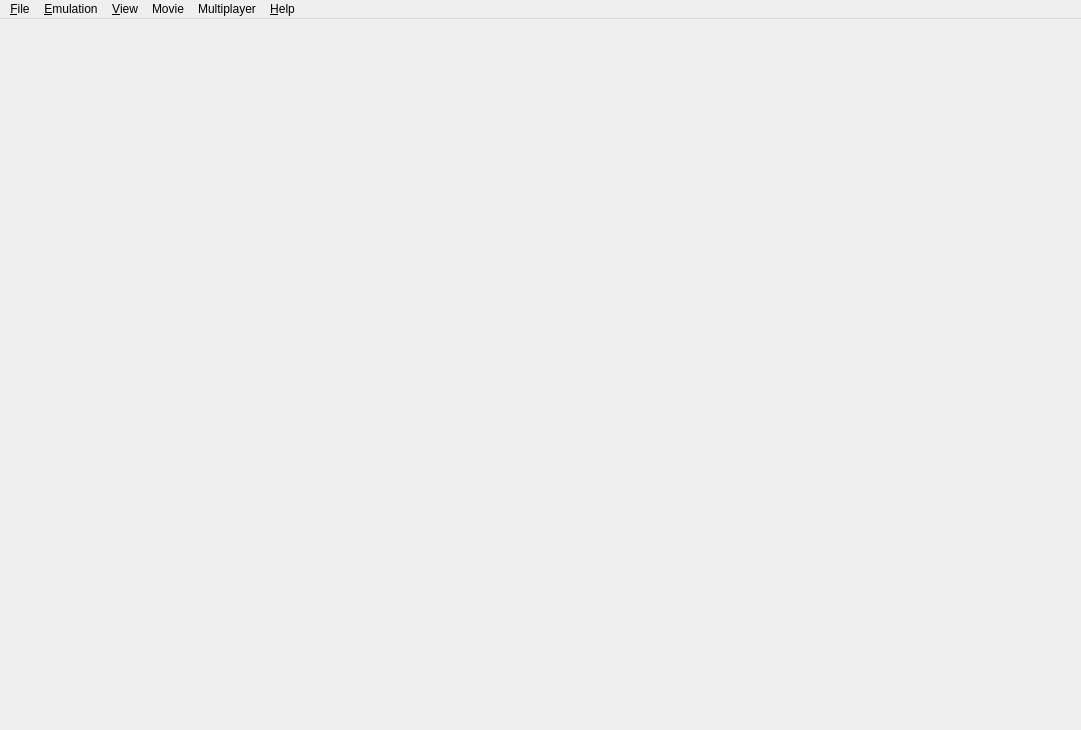
<?xml version="1.0" encoding="UTF-8"?>
<ui version="4.0">
 <class>MainWindow</class>
 <widget class="QMainWindow" name="MainWindow">
  <property name="geometry">
   <rect>
    <x>0</x>
    <y>0</y>
    <width>1081</width>
    <height>730</height>
   </rect>
  </property>
  <property name="windowTitle">
   <string>Citra</string>
  </property>
  <property name="windowIcon">
   <iconset>
    <normaloff>src/pcafe/res/icon3_64x64.ico</normaloff>src/pcafe/res/icon3_64x64.ico</iconset>
  </property>
  <property name="tabShape">
   <enum>QTabWidget::Rounded</enum>
  </property>
  <property name="dockNestingEnabled">
   <bool>true</bool>
  </property>
  <widget class="QWidget" name="centralwidget">
   <layout class="QHBoxLayout" name="horizontalLayout">
    <property name="leftMargin">
     <number>0</number>
    </property>
    <property name="topMargin">
     <number>0</number>
    </property>
    <property name="rightMargin">
     <number>0</number>
    </property>
    <property name="bottomMargin">
     <number>0</number>
    </property>
   </layout>
  </widget>
  <widget class="QMenuBar" name="menubar">
   <property name="geometry">
    <rect>
     <x>0</x>
     <y>0</y>
     <width>1081</width>
     <height>21</height>
    </rect>
   </property>
   <widget class="QMenu" name="menu_File">
    <property name="title">
     <string>&amp;File</string>
    </property>
    <widget class="QMenu" name="menu_recent_files">
     <property name="title">
      <string>Recent Files</string>
     </property>
    </widget>
    <addaction name="action_Load_File"/>
    <addaction name="action_Install_CIA"/>
    <addaction name="separator"/>
    <addaction name="action_Select_Game_List_Root"/>
    <addaction name="menu_recent_files"/>
    <addaction name="separator"/>
    <addaction name="action_Exit"/>
   </widget>
   <widget class="QMenu" name="menu_Emulation">
    <property name="title">
     <string>&amp;Emulation</string>
    </property>
    <addaction name="action_Start"/>
    <addaction name="action_Pause"/>
    <addaction name="action_Stop"/>
    <addaction name="separator"/>
    <addaction name="action_Configure"/>
    <addaction name="action_Cheats"/>
    <addaction name="action_Cheat_Search"/>
    <addaction name="action_Control_Panel"/>
   </widget>
   <widget class="QMenu" name="menu_View">
    <property name="title">
     <string>&amp;View</string>
    </property>
    <widget class="QMenu" name="menu_Screen_Layout">
     <property name="title">
      <string>Screen Layout</string>
     </property>
     <addaction name="action_Screen_Layout_Default"/>
     <addaction name="action_Screen_Layout_Single_Screen"/>
     <addaction name="action_Screen_Layout_Large_Screen"/>
     <addaction name="action_Screen_Layout_Side_by_Side"/>
     <addaction name="separator"/>
     <addaction name="action_Screen_Layout_Swap_Screens"/>
    </widget>
    <addaction name="action_Fullscreen"/>
    <addaction name="action_Single_Window_Mode"/>
    <addaction name="menu_Screen_Layout"/>
    <addaction name="separator"/>
    <addaction name="action_Display_Dock_Widget_Headers"/>
    <addaction name="action_Show_Filter_Bar"/>
    <addaction name="action_Show_Status_Bar"/>
   </widget>
   <widget class="QMenu" name="menu_Multiplayer">
    <property name="enabled">
     <bool>true</bool>
    </property>
    <property name="title">
     <string>Multiplayer</string>
    </property>
    <addaction name="action_View_Lobby"/>
    <addaction name="action_Start_Room"/>
    <addaction name="action_Stop_Room"/>
    <addaction name="action_Connect_To_Room"/>
    <addaction name="separator"/>
    <addaction name="action_Chat"/>
   </widget>
   <widget class="QMenu" name="menu_Help">
    <property name="title">
     <string>&amp;Help</string>
    </property>
    <addaction name="action_Check_For_Updates"/>
    <addaction name="action_Open_Maintenance_Tool"/>
    <addaction name="separator"/>
    <addaction name="action_Report_Compatibility"/>
    <addaction name="separator"/>
    <addaction name="action_FAQ"/>
    <addaction name="action_About"/>
   </widget>
   <widget class="QMenu" name="menu_Movie">
    <property name="title">
     <string>Movie</string>
    </property>
    <addaction name="action_Record"/>
    <addaction name="action_Play"/>
   </widget>
   <addaction name="menu_File"/>
   <addaction name="menu_Emulation"/>
   <addaction name="menu_View"/>
   <addaction name="menu_Movie"/>
   <addaction name="menu_Multiplayer"/>
   <addaction name="menu_Help"/>
  </widget>
  <action name="action_Load_File">
   <property name="text">
    <string>Load File...</string>
   </property>
  </action>
  <action name="action_Install_CIA">
   <property name="text">
    <string>Install CIA...</string>
   </property>
  </action>
  <action name="action_Load_Symbol_Map">
   <property name="text">
    <string>Load Symbol Map...</string>
   </property>
  </action>
  <action name="action_Exit">
   <property name="text">
    <string>E&amp;xit</string>
   </property>
  </action>
  <action name="action_Start">
   <property name="enabled">
    <bool>false</bool>
   </property>
   <property name="text">
    <string>&amp;Start</string>
   </property>
  </action>
  <action name="action_Pause">
   <property name="enabled">
    <bool>false</bool>
   </property>
   <property name="text">
    <string>&amp;Pause</string>
   </property>
  </action>
  <action name="action_Stop">
   <property name="enabled">
    <bool>false</bool>
   </property>
   <property name="text">
    <string>&amp;Stop</string>
   </property>
  </action>
  <action name="action_FAQ">
   <property name="text">
    <string>FAQ</string>
   </property>
  </action>
  <action name="action_About">
   <property name="text">
    <string>About Citra</string>
   </property>
  </action>
  <action name="action_Single_Window_Mode">
   <property name="checkable">
    <bool>true</bool>
   </property>
   <property name="text">
    <string>Single Window Mode</string>
   </property>
  </action>
  <action name="action_Configure">
   <property name="text">
    <string>Configure...</string>
   </property>
  </action>
  <action name="action_Cheats">
   <property name="text">
    <string>Cheats...</string>
   </property>
  </action>
  <action name="action_Display_Dock_Widget_Headers">
   <property name="checkable">
    <bool>true</bool>
   </property>
   <property name="text">
    <string>Display Dock Widget Headers</string>
   </property>
  </action>
  <action name="action_Show_Filter_Bar">
   <property name="checkable">
    <bool>true</bool>
   </property>
   <property name="text">
    <string>Show Filter Bar</string>
   </property>
  </action>
  <action name="action_Show_Status_Bar">
   <property name="checkable">
    <bool>true</bool>
   </property>
   <property name="text">
    <string>Show Status Bar</string>
   </property>
  </action>
  <action name="action_Select_Game_List_Root">
   <property name="text">
    <string>Select Game Directory...</string>
   </property>
   <property name="toolTip">
    <string>Selects a folder to display in the game list</string>
   </property>
  </action>
  <action name="action_Create_Pica_Surface_Viewer">
   <property name="text">
    <string>Create Pica Surface Viewer</string>
   </property>
  </action>
  <action name="action_View_Lobby">
   <property name="enabled">
    <bool>true</bool>
   </property>
   <property name="text">
    <string>Browse Public Game Lobby</string>
   </property>
  </action>
  <action name="action_Start_Room">
   <property name="enabled">
    <bool>true</bool>
   </property>
   <property name="text">
    <string>Create Room</string>
   </property>
  </action>
  <action name="action_Stop_Room">
   <property name="enabled">
    <bool>false</bool>
   </property>
   <property name="text">
    <string>Close Room</string>
   </property>
  </action>
  <action name="action_Connect_To_Room">
   <property name="text">
    <string>Direct Connect to Room</string>
   </property>
  </action>
  <action name="action_Chat">
   <property name="enabled">
    <bool>false</bool>
   </property>
   <property name="text">
    <string>Current Room</string>
   </property>
  </action>
  <action name="action_Fullscreen">
   <property name="checkable">
    <bool>true</bool>
   </property>
   <property name="text">
    <string>Fullscreen</string>
   </property>
  </action>
  <action name="action_Open_Maintenance_Tool">
   <property name="text">
    <string>Modify Citra Install</string>
   </property>
   <property name="toolTip">
    <string>Opens the maintenance tool to modify your Citra installation</string>
   </property>
  </action>
  <action name="action_Screen_Layout_Default">
   <property name="checkable">
    <bool>true</bool>
   </property>
   <property name="text">
    <string>Default</string>
   </property>
  </action>
  <action name="action_Screen_Layout_Single_Screen">
   <property name="checkable">
    <bool>true</bool>
   </property>
   <property name="text">
    <string>Single Screen</string>
   </property>
  </action>
  <action name="action_Screen_Layout_Large_Screen">
   <property name="checkable">
    <bool>true</bool>
   </property>
   <property name="text">
    <string>Large Screen</string>
   </property>
  </action>
  <action name="action_Screen_Layout_Side_by_Side">
   <property name="checkable">
    <bool>true</bool>
   </property>
   <property name="text">
    <string>Side by Side</string>
   </property>
  </action>
  <action name="action_Screen_Layout_Swap_Screens">
   <property name="checkable">
    <bool>true</bool>
   </property>
   <property name="text">
    <string>Swap Screens</string>
   </property>
  </action>
  <action name="action_Check_For_Updates">
   <property name="text">
    <string>Check for Updates</string>
   </property>
  </action>
  <action name="action_Report_Compatibility">
   <property name="enabled">
    <bool>false</bool>
   </property>
   <property name="text">
    <string>Report Compatibility</string>
   </property>
   <property name="visible">
    <bool>false</bool>
   </property>
  </action>
  <action name="action_Control_Panel">
   <property name="text">
    <string>Control Panel</string>
   </property>
  </action>
  <action name="action_Record">
   <property name="text">
    <string>Record</string>
   </property>
  </action>
  <action name="action_Play">
   <property name="text">
    <string>Play</string>
   </property>
  </action>
  <action name="action_Cheat_Search">
   <property name="text">
    <string>Cheat Search...</string>
   </property>
  </action>
 </widget>
 <resources/>
 <connections/>
</ui>
